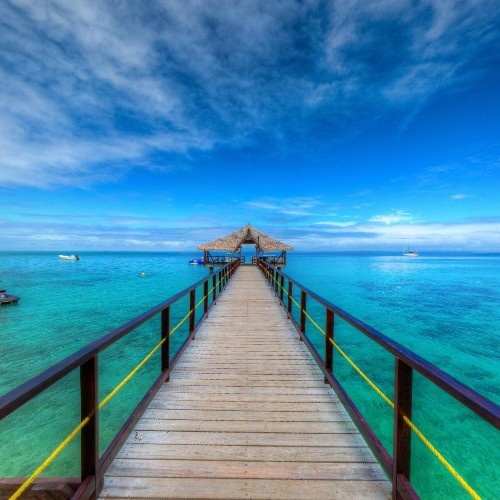
#> input picture Data/Images/000.jpg, 500 x 500 px, found by its file name
$ python filter01.py
#> lines starting #> are read from the running program, lines starting #| are printed output that depends on the picture
# -*- coding:utf-8 -*-
import cv2
import numpy as np
import matplotlib.pyplot as plt

def filter():
    src_img = cv2.imread('D:/win10/CVcodes/cv/Data/Images/000.jpg', 1)
#> src_img is the input picture: shape (500, 500, 3); mean B, G, R 173.6, 137.5, 66.3
    gray_img = cv2.cvtColor(src_img, cv2.COLOR_BGR2GRAY)
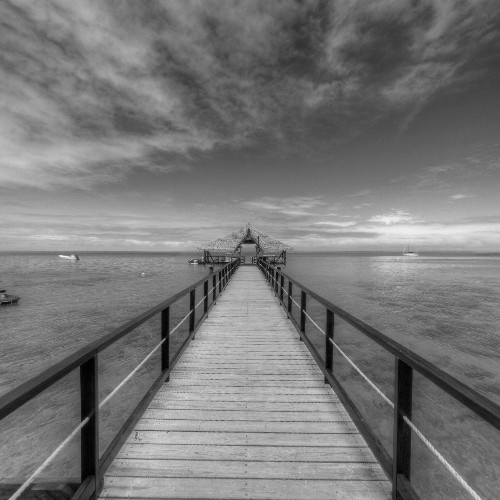
#> gray_img: shape (500, 500); min 0, max 245, mean 120.3

    # 图像翻转
    rotation_img = np.ones(gray_img.shape, dtype='uint8') * 255 - gray_img
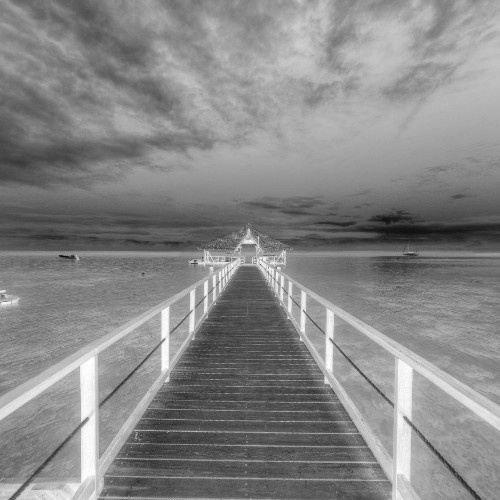
#> rotation_img: shape (500, 500); min 10, max 255, mean 134.7

    # 对数变换
    log_img = (gray_img / 255)
    log_img = np.log10(1 + 10*log_img)
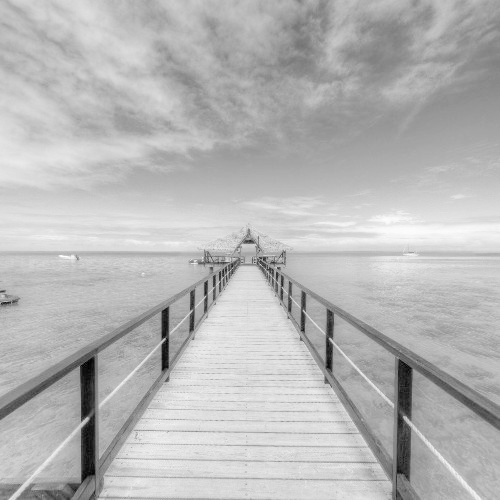
#> log_img: shape (500, 500) float64; min 0, max 1.03, mean 0.739; drawn with min black and max white
    log_img = log_img * 255

    # 伽马变换
    gama_img = gray_img / 255
    gama_img = np.power(gama_img, 0.6)
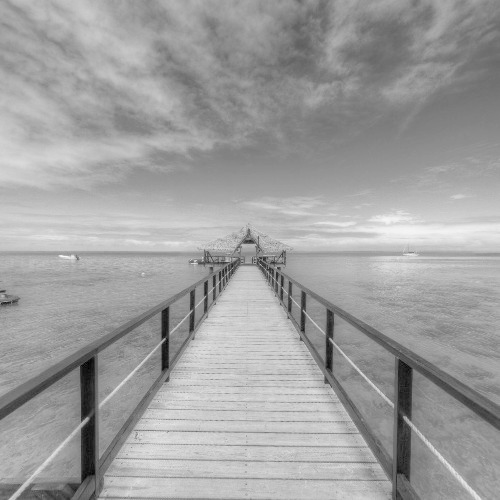
#> gama_img: shape (500, 500) float64; min 0, max 0.976, mean 0.628
    gama_img = gama_img * 255


    plt.subplot(231)
    plt.imshow(gray_img, 'gray')
    plt.title('Gray Image')

    plt.subplot(232)
    plt.imshow(rotation_img, 'gray')
    plt.title('Rotation Image')

    plt.subplot(233)
    plt.imshow(log_img, 'gray')
    plt.title('Log Image')

    plt.subplot(234)
    plt.imshow(gama_img, 'gray')
    plt.title('Gama Image')

    plt.subplot(235)
    plt.imshow(src_img)
    plt.title('Source Image')

    plt.show()
#> figure, not shown here; B, G, R data is drawn as R, G, B


if __name__ == '__main__':
    filter()
